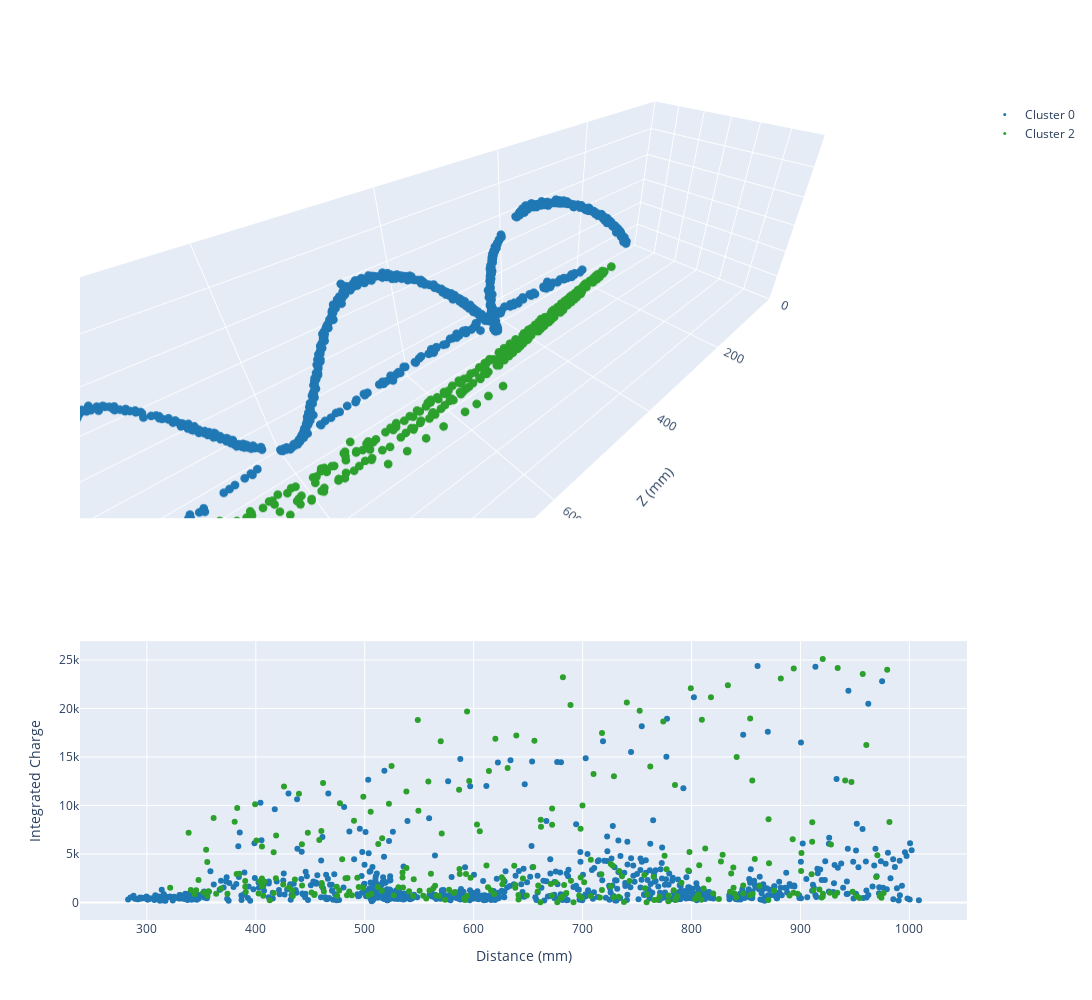

Notebook source saved alongside this figure:
### Code cell
# Plot clusters after joining
fig = make_subplots(2,1,specs=[[{"type": "scene"}],[{"type": "xy"}]],row_heights=[0.6,0.4])
for cluster in joined_clusters:
    fig.add_trace(
        go.Scatter3d(
            x=cluster.point_cloud.cloud[:, 2], 
            y=cluster.point_cloud.cloud[:, 0], 
            z=cluster.point_cloud.cloud[:, 1], 
            mode="markers",
            legendgroup="clusters",
            marker= {
                "size": 3,
                "color": get_color(cluster.label)
            }, 
            name=f"Cluster {cluster.label}"
        ),
        row=1,
        col=1
    )
    fig.add_trace(
        go.Scatter(
            x=np.linalg.norm(cluster.point_cloud.cloud[:, :3], axis=1), 
            y=cluster.point_cloud.cloud[:, 4],
            legendgroup="clusters",
            mode="markers",
            marker= {
                "color": get_color(cluster.label)
            },
            showlegend=False,
            name=f"Cluster {cluster.label}"
        ),
        row=2,
        col=1
    )
fig.update_layout(
    xaxis_title="Distance (mm)",
    yaxis_title="Integrated Charge",
    scene = {
        "xaxis_range": [0.0, 1000.0],
        "yaxis_range": [-300.0, 300.0],
        "zaxis_range": [-300.0, 300.0],
        "xaxis_title": "Z (mm)",
        "yaxis_title": "X (mm)",
        "zaxis_title": "Y (mm)",
        "aspectratio": {
            "x": 3.3,
            "y": 1.0,
            "z": 1.0
        }
    },
    width=1300,
    height=1000,
)

### Figure 1 — Plotly figure (JSON) as saved in the notebook; plotly's stock layout.template omitted (floating-point values rounded to 4 significant figures; data arrays with more than 128 entries replaced by an {"elided": "..."} marker saying what was removed)
{"data": [{"legendgroup": "clusters", "marker": {"color": "rgb(31, 119, 180)", "size": 3}, "mode": "markers", "name": "Cluster 0", "scene": "scene", "type": "scatter3d", "x": {"elided": "794 float values"}, "y": {"elided": "794 float values"}, "z": {"elided": "794 float values"}}, {"legendgroup": "clusters", "marker": {"color": "rgb(31, 119, 180)"}, "mode": "markers", "name": "Cluster 0", "showlegend": false, "type": "scatter", "x": {"elided": "794 float values"}, "xaxis": "x", "y": {"elided": "794 int values"}, "yaxis": "y"}, {"legendgroup": "clusters", "marker": {"color": "rgb(44, 160, 44)", "size": 3}, "mode": "markers", "name": "Cluster 2", "scene": "scene", "type": "scatter3d", "x": {"elided": "280 float values"}, "y": {"elided": "280 float values"}, "z": {"elided": "280 float values"}}, {"legendgroup": "clusters", "marker": {"color": "rgb(44, 160, 44)"}, "mode": "markers", "name": "Cluster 2", "showlegend": false, "type": "scatter", "x": {"elided": "280 float values"}, "xaxis": "x", "y": {"elided": "280 int values"}, "yaxis": "y"}], "layout": {"height": 1000, "scene": {"aspectratio": {"x": 3.3, "y": 1, "z": 1}, "domain": {"x": [0, 1], "y": [0.49, 1]}, "xaxis": {"range": [0, 1000], "title": {"text": "Z (mm)"}}, "yaxis": {"range": [-300, 300], "title": {"text": "X (mm)"}}, "zaxis": {"range": [-300, 300], "title": {"text": "Y (mm)"}}}, "width": 1300, "xaxis": {"anchor": "y", "domain": [0, 1], "title": {"text": "Distance (mm)"}}, "yaxis": {"anchor": "x", "domain": [0, 0.34], "title": {"text": "Integrated Charge"}}}}
